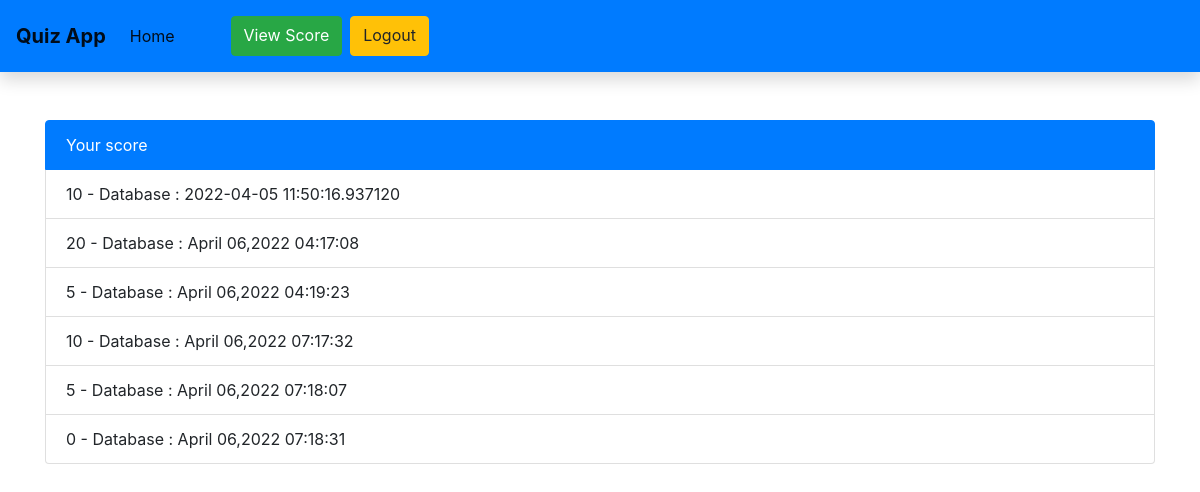
The app's page /view_score (signed in) with its own data.
### questions/models.py (models this page shows, shortened)
class ScoreBoard(models.Model):
    course = models.ForeignKey(Course, on_delete=models.CASCADE)
    user = models.ForeignKey(User, on_delete=models.CASCADE)
    score = models.IntegerField()
    created_at = models.CharField(max_length=100)

class Course(models.Model):
    course_name = models.CharField(max_length=100)

### questions/views.py (the view)
# urls.py: path('view_score' , view_score , name="view_score"),
@login_required(login_url='/login')
def view_score(request):
    user = request.user
    score = ScoreBoard.objects.filter(user=user)
    context = {'score' : score}
    return render(request,'score.html' , context)

### templates/score.html (shortened to what this page needs)
{% extends "base.html" %}
{% block content %}
<div class="container mt-5">
<ul class="list-group">
    <li class="list-group-item active">Your score</li>
    {% for s in score %}
    <li class="list-group-item ">{{s.score}} - {{s.course.course_name}} : {{s.created_at}}</li>
    {% endfor %}
  </ul>
</div>
{% endblock %}

### templates/base.html (shortened to what this page needs)
<!DOCTYPE html>
<html lang="en">
<head>
    <link rel="stylesheet" href="https://stackpath.bootstrapcdn.com/bootstrap/4.4.1/css/bootstrap.min.css">
</head>
<body>
  <nav class="navbar navbar-expand-lg navbar-light bg-primary shadow p-3">
    <a class="navbar-brand" href="#"><b>Quiz App</b></a>
    <div class="collapse navbar-collapse" id="navbarNav">
      <ul class="navbar-nav text-right float-right">
        <li class="nav-item active">
          <a class="nav-link" href="/">Home <span class="sr-only">(current)</span></a>
        </li>
        {% if not request.user.is_authenticated %}
        <a class="btn btn-success mr-2" href="{% url 'login_attempt' %}">
            Login
        </a>
        <a class="btn btn-info mr-2" href="{% url 'register_attempt' %}">
          Register
      </a>
      {% else %}
      <a class="btn btn-success ml-5  mr-2" href="{% url 'view_score' %}">
        View Score
    </a>
      <a class="btn btn-warning" href="{% url 'logout_attempt' %}">
        Logout
    </a>
    {% endif %}
      </ul>
    </div>
  </nav>
{% block content %}
{% endblock %}
</body>
</html>

### records on screen
ScoreBoard: score "10", course.course_name "Database", created_at "2022-04-05 11:50:16.937120"
ScoreBoard: score "20", course.course_name "Database", created_at "April 06,2022 04:17:08"
ScoreBoard: score "5", course.course_name "Database", created_at "April 06,2022 04:19:23"
ScoreBoard: score "10", course.course_name "Database", created_at "April 06,2022 07:17:32"
ScoreBoard: score "5", course.course_name "Database", created_at "April 06,2022 07:18:07"
ScoreBoard: score "0", course.course_name "Database", created_at "April 06,2022 07:18:31"
